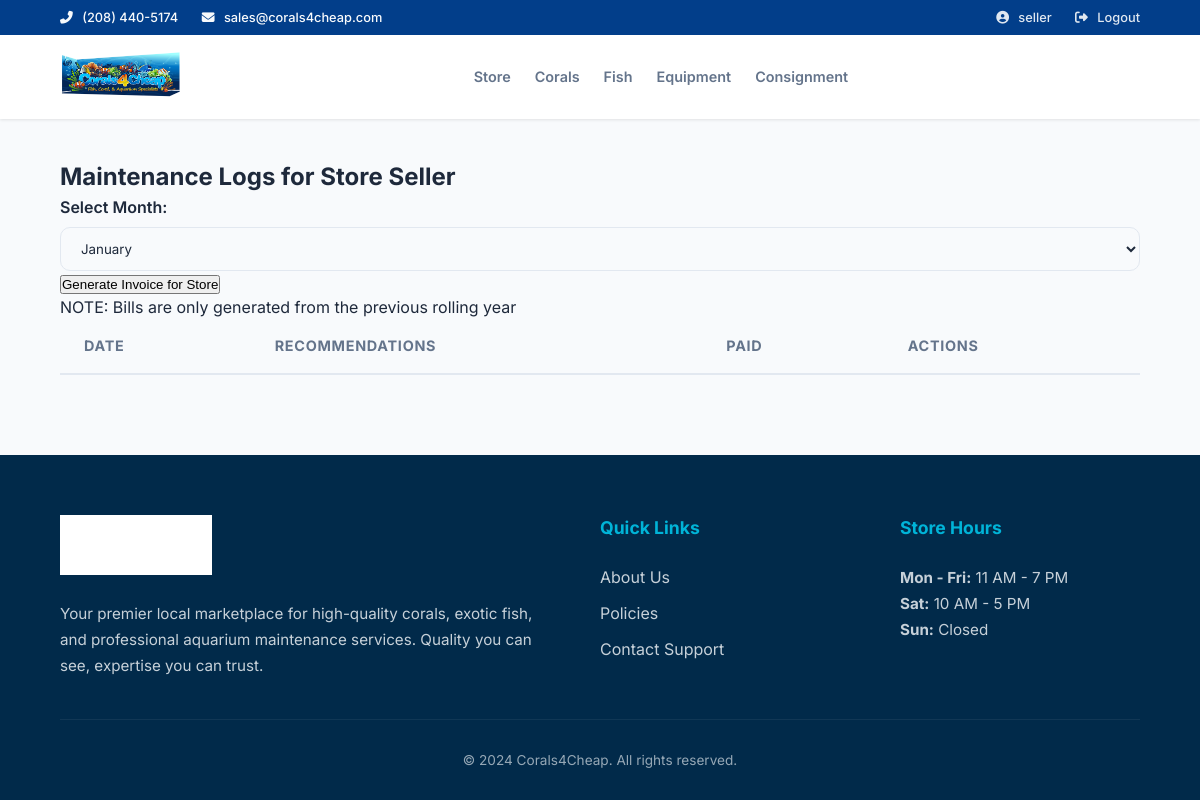
The app's page /view_maintenance_logs/2 (signed in) with its own data.
### app/models/__init__.py (models this page shows, shortened)
class User(UserMixin, db.Model):
    __tablename__ = 'users'
    user_id = db.Column(db.Integer, primary_key=True)
    username = db.Column(db.String(20), unique=True, nullable=False)
    email = db.Column(db.String(120), unique=True, nullable=False)
    password_hash = db.Column(db.String(128), nullable=False)
    first_name = db.Column(db.String(50), nullable=False)
    last_name = db.Column(db.String(50), nullable=False)
    dob = db.Column(db.Date, nullable=False)
    phone_number = db.Column(db.String(20), nullable=False)
    role_id = db.Column(db.Integer, db.ForeignKey('roles.role_id'), nullable=False)
    is_maintenance = db.Column(db.Boolean,nullable=False,default=0)
    in_store_credit = db.Column(db.Float)
    role = db.relationship('Role', backref='users')
    PasswordReset = db.Column(db.Boolean,default = 0)
    notes = db.Column(db.String(1500),default='')
    @property
    def is_admin(self):
        return self.role_id == 3
    @property
    def is_seller(self):
        return self.role_id in [2,3]

### app/billing/routes.py (the view)
@billing_bp.route('/view_maintenance_logs/<int:customer_id>', methods=['GET'])
@login_required
def view_maintenance_logs(customer_id):
    if not (current_user.is_admin or current_user.user_id == customer_id):
        flash("Access restricted.")
        return redirect(url_for('main.home'))
    visits = MaintenanceVisit.query.filter_by(customer_id=customer_id).order_by(MaintenanceVisit.date_of_visit.desc()).all()
    customer = User.query.get_or_404(customer_id)
    return render_template('billing/view_maintenance_logs.html', visits=visits, customer=customer)

### app/templates/billing/view_maintenance_logs.html (shortened to what this page needs)
{% extends "base.html" %}
{% block content %}
    <h2>Maintenance Logs for {{ customer.first_name }} {{ customer.last_name }}</h2>
    <form action="{{ url_for('billing.generate_invoices_customer', customer_id=customer.user_id) }}" method="GET">
        <label for="month">Select Month:</label>
        <select name="month" id="month">
            <option value=1>January</option>
        </select>
        <button type="submit">Generate Invoice for {{ customer.first_name }}</button>
    </form>
    <p>NOTE: Bills are only generated from the previous rolling year</p>
    <table>
        <thead>
            <tr>
                <th>Date</th>
                <th>Recommendations</th>
                <th>Paid</th>
                <th>Actions</th>
            </tr>
        </thead>
    </table>
{% endblock %}

### app/templates/base.html (shortened to what this page needs)
<!DOCTYPE html>
<html lang="en">
<head>
    <link rel="stylesheet" href="https://cdnjs.cloudflare.com/ajax/libs/font-awesome/6.4.0/css/all.min.css">
    <link rel="stylesheet" href="{{ url_for('static', filename='styles.css') }}">
</head>
<body>
    <div class="app-wrapper">
        <header class="site-header">
            <div class="top-bar">
                <div class="top-bar-left">
                    <span><i class="fas fa-phone-alt"></i> (208) 440-5174</span>
                    <span style="margin-left: 20px;"><i class="fas fa-envelope"></i> sales@corals4cheap.com</span>
                </div>
                <div class="top-bar-right">
                    {% if current_user.is_authenticated %}
                        <a href="{{ url_for('auth.edit_user') }}"><i class="fas fa-user-circle"></i> {{ current_user.username }}</a>
                        <a href="{{ url_for('auth.logout') }}"><i class="fas fa-sign-out-alt"></i> Logout</a>
                    {% else %}
                        <a href="{{ url_for('auth.login') }}"><i class="fas fa-lock"></i> Login / Register</a>
                    {% endif %}
                </div>
            </div>
            <div class="main-header">
                <div class="header-logo">
                    <a href="{{ url_for('main.home') }}">
                        <img src="{{ url_for('static', filename='images/logo.png') }}" alt="Corals4Cheap">
                    </a>
                </div>
                <nav class="main-nav">
                    <a href="{{ url_for('main.home') }}">Store</a>
                    <a href="{{ url_for('catalog.corals') }}">Corals</a>
                    <a href="{{ url_for('catalog.fish') }}">Fish</a>
                    <a href="{{ url_for('catalog.equipment') }}">Equipment</a>
                    {% if current_user.is_authenticated and current_user.is_seller %}
                        <a href="{{ url_for('catalog.consignment') }}">Consignment</a>
                    {% endif %}
                </nav>
            </div>
        </header>
        <main class="content-area">
            {% block content %}{% endblock %}
        </main>
        <footer class="site-footer">
            <div class="footer-container">
                <div class="footer-col">
                    <img src="{{ url_for('static', filename='images/logo.png') }}" alt="Company Logo" class="footer-logo-img">
                    <p>Your premier local marketplace for high-quality corals, exotic fish, and professional aquarium maintenance services. Quality you can see, expertise you can trust.</p>
                </div>
                <div class="footer-col">
                    <h3>Quick Links</h3>
                    <ul class="footer-links">
                        <li><a href="{{ url_for('main.about_us') }}">About Us</a></li>
                        <li><a href="{{ url_for('main.policy') }}">Policies</a></li>
                        <li><a href="{{ url_for('main.contact') }}">Contact Support</a></li>
                    </ul>
                </div>
                <div class="footer-col">
                    <h3>Store Hours</h3>
                    <p><strong>Mon - Fri:</strong> 11 AM - 7 PM</p>
                    <p><strong>Sat:</strong> 10 AM - 5 PM</p>
                    <p><strong>Sun:</strong> Closed</p>
                </div>
            </div>
            <div class="footer-bottom">
                &copy; {{ now.year if now else '2024' }} Corals4Cheap. All rights reserved.
            </div>
        </footer>
    </div>
</body>
</html>

### app/static/styles.css (style rules this page uses)
:root { --primary: #023e8a; --primary-light: #0077b6; --secondary: #00b4d8; --accent: #ff9f1c; --accent-hover: #f18701; --bg-main: #f8fafc; --bg-card: #ffffff; --bg-footer: #012a4a; --text-main: #1e293b; --text-muted: #64748b; --text-on-dark: #f8fafc; --border-color: #e2e8f0; --border-hover: #90e0ef; --shadow-sm: 0 1px 3px rgba(0,0,0,0.1); --shadow-md: 0 4px 6px -1px rgba(0,0,0,0.1), 0 2px 4px -1px rgba(0,0,0,0.06); --shadow-lg: 0 10px 15px -3px rgba(0,0,0,0.1), 0 4px 6px -2px rgba(0,0,0,0.05); --radius-sm: 6px; --radius-md: 10px; --radius-lg: 16px; --radius-full: 9999px; --transition: all 0.3s cubic-bezier(0.4, 0, 0.2, 1); }
* { margin: 0; padding: 0; box-sizing: border-box; }
html, body { min-height: 100vh; font-family: 'Inter', -apple-system, BlinkMacSystemFont, "Segoe UI", Roboto, sans-serif; background-color: var(--bg-main); color: var(--text-main); line-height: 1.5; -webkit-font-smoothing: antialiased; }
.app-wrapper { display: flex; flex-direction: column; min-height: 100vh; }
.site-header { background: var(--bg-card); box-shadow: var(--shadow-sm); position: sticky; top: 0; z-index: 1000; }
.top-bar { background: var(--primary); color: var(--text-on-dark); padding: 8px 5%; display: flex; justify-content: space-between; font-size: 0.8rem; font-weight: 500; }
.top-bar i { margin-right: 6px; }
.top-bar-right a { color: var(--text-on-dark); text-decoration: none; margin-left: 20px; transition: var(--transition); opacity: 0.9; }
.main-header { padding: 15px 5%; display: flex; align-items: center; justify-content: space-between; gap: 30px; }
.header-logo img { height: 48px; transition: var(--transition); }
.main-nav { display: flex; gap: 24px; align-items: center; }
.main-nav a { text-decoration: none; color: var(--text-muted); font-weight: 600; font-size: 0.9rem; transition: var(--transition); position: relative; padding: 5px 0; }
.main-nav a::after { content: ''; position: absolute; bottom: 0; left: 0; width: 0; height: 2px; background: var(--primary-light); transition: var(--transition); }
.content-area { flex: 1; width: 100%; max-width: 1400px; margin: 0 auto; padding: 40px 5%; }
.site-footer { background: var(--bg-footer); color: var(--text-on-dark); padding: 60px 5% 30px; }
.footer-container { display: grid; grid-template-columns: 2fr 1fr 1fr; gap: 60px; margin-bottom: 40px; }
.footer-logo-img { height: 60px; margin-bottom: 20px; filter: brightness(0) invert(1); }
.footer-col h3 { font-size: 1.1rem; font-weight: 700; margin-bottom: 24px; color: var(--secondary); }
.footer-col p { opacity: 0.8; font-size: 0.95rem; line-height: 1.7; }
.footer-links { list-style: none; }
.footer-links li { margin-bottom: 12px; }
.footer-links a { color: var(--text-on-dark); opacity: 0.8; text-decoration: none; transition: var(--transition); }
.footer-bottom { border-top: 1px solid rgba(255,255,255,0.1); padding-top: 30px; text-align: center; font-size: 0.85rem; opacity: 0.6; }
table { width: 100%; border-collapse: collapse; font-size: 0.9rem; }
table thead th { background: var(--bg-main); color: var(--text-muted); font-weight: 700; text-transform: uppercase; letter-spacing: 0.05em; padding: 16px 24px; text-align: left; border-bottom: 2px solid var(--border-color); }
label { display: block; font-weight: 600; margin-bottom: 8px; color: var(--text-main); }
input[type="text"], input[type="email"], input[type="password"], input[type="number"], input[type="date"], select, textarea { width: 100%; padding: 12px 16px; border: 1px solid var(--border-color); border-radius: var(--radius-md); background: var(--bg-main); color: var(--text-main); font-family: inherit; transition: var(--transition); }

### records on screen
User: username "seller", first_name "Store", last_name "Seller"

### other values on screen
{{ now.year if now else '2024' }} "2024"
